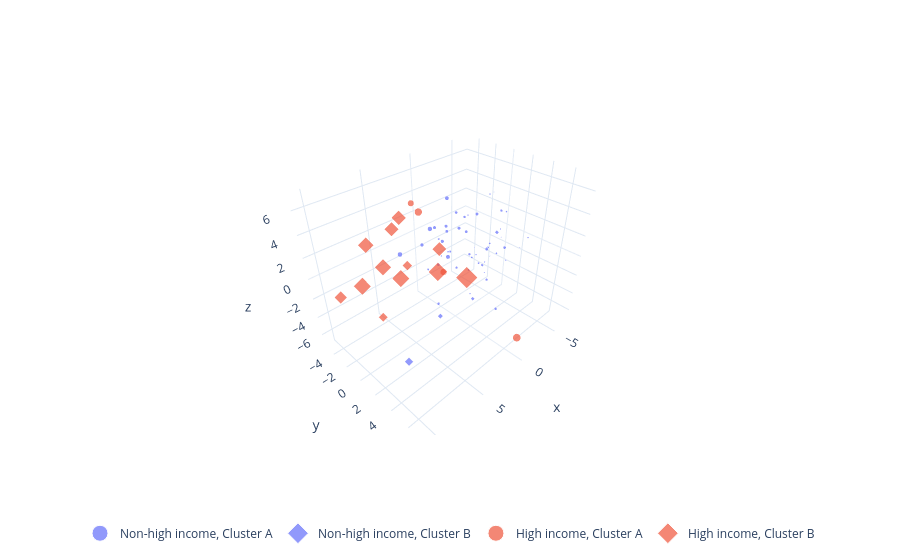
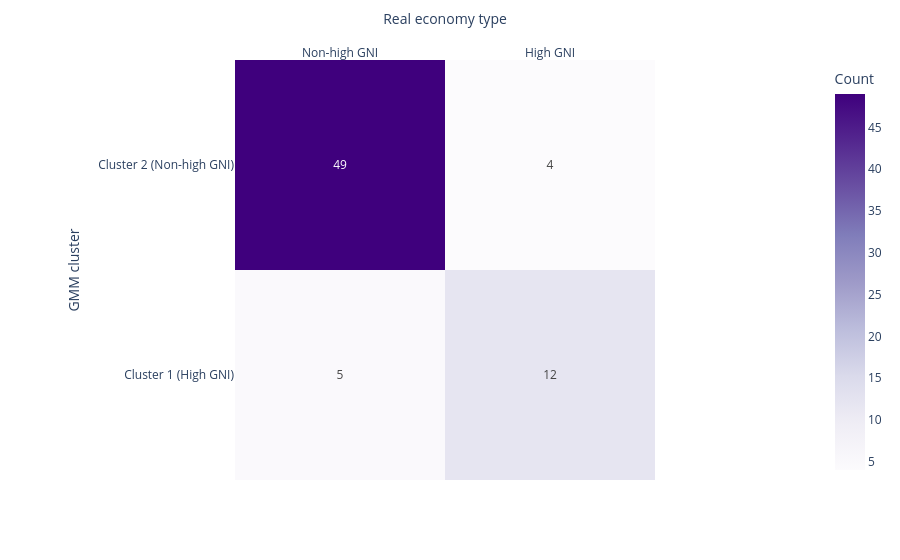

Notebook cell for these charts, in order:
### Code cell
# Just some additional plots mainly for sanity check
plot_pca_clustering(
    X_pca,
    OE.y_true,
    y_pred,
    centroids,
    covariances,
    clusters=clusters,
    size = OE.data['GNI'],
    dim=3,
    to_html=False
    )

summarise_stats(list(map(lambda x: 1 if x == 'High income' else 0, OE.y_true)), y_pred)

### Figure 1 — Plotly figure (JSON) as saved in the notebook; plotly's stock layout.template omitted (floating-point values rounded to 4 significant figures)
{"data": [{"hovertemplate": "color=Non-high income<br>symbol=Cluster A<br>x=%{x}<br>y=%{y}<br>z=%{z}<br>size=%{marker.size}<extra></extra>", "legendgroup": "Non-high income, Cluster A", "marker": {"color": "#636efa", "size": [5370.0, 13530.0, 2820.0, 1430.0, 9930.0, 850.0, 2550.0, 7040.0, 1590.0, 670.0, 2530.0, 10280.0, 6430.0, 3510.0, 5120.0, 1100.0, 5820.0, 2310.0, 5780.0, 1760.0, 3020.0, 5130.0, 6030.0, 4430.0, 2090.0, 2190.0, 2000.0, 510.0, 12850.0, 3840.0, 550.0, 1210.0, 1470.0, 2510.0, 680.0, 1430.0, 6300.0, 7500.0, 4470.0, 5040.0, 1910.0, 6110.0, 3860.0, 710.0, 1210.0, 3880.0, 1020.0, 3890.0, 2400.0], "sizemode": "area", "sizeref": 208.7, "symbol": "circle"}, "mode": "markers", "name": "Non-high income, Cluster A", "scene": "scene", "showlegend": true, "type": "scatter3d", "x": [-1.646, 2.954, -2.185, -3.116, -1.924, -2.832, 0.3648, -1.524, -4.182, -1.692, -1.605, -0.3874, -1.73, 0.7538, -0.4403, -4.459, -2.558, -1.003, -1.458, -5.993, -1.327, -2.101, -2.168, -1.342, -3.403, -1.0, -1.312, -3.465, -1.362, -0.8073, -3.521, -0.1611, -3.618, -0.7303, -6.532, -4.072, -2.125, 0.2071, 2.949, -0.6094, -3.051, -1.242, -3.602, -0.617, -0.8507, -0.6117, -3.976, -2.442, -3.62], "y": [-0.3648, -4.077, -0.4248, -0.3769, -3.044, 0.9665, -3.305, -3.278, 4.348, 2.393, 1.247, -1.382, -4.546, 0.8156, -2.719, -0.3875, -0.006992, 3.59, -2.595, -1.48, -2.024, -2.056, -1.742, 3.732, 0.9242, 0.9706, -2.289, 0.9855, -4.807, 0.8285, 2.058, -2.003, -1.998, -2.917, 2.096, 2.379, -3.372, -4.232, 0.8282, 4.63, 2.714, 2.367, -2.416, 1.569, 1.045, 3.068, 1.559, 2.66, 0.5978], "z": [1.236, -0.7343, -3.187, -1.869, 3.44, -3.114, -3.299, -0.9674, 1.548, -0.05391, -1.304, -1.299, -0.0687, -0.8311, -2.848, -3.355, 2.753, 1.105, 0.4245, 2.996, -1.45, 2.314, 0.8182, -4.955, -0.1768, -0.5424, -1.595, 4.833, -0.168, -0.1849, 0.9064, -1.387, 1.505, -0.2227, -1.511, -1.622, 0.3938, -1.021, -3.517, 2.297, 3.802, 0.8594, 1.166, 0.8904, -4.455, -1.635, 1.334, 4.097, -0.8401]}, {"hovertemplate": "color=Non-high income<br>symbol=Cluster B<br>x=%{x}<br>y=%{y}<br>z=%{z}<br>size=%{marker.size}<extra></extra>", "legendgroup": "Non-high income, Cluster B", "marker": {"color": "#636efa", "size": [13660.0, 2650.0, 4910.0, 1700.0, 2900.0], "sizemode": "area", "sizeref": 208.7, "symbol": "diamond"}, "mode": "markers", "name": "Non-high income, Cluster B", "scene": "scene", "showlegend": true, "type": "scatter3d", "x": [7.141, 2.331, 4.231, 0.05747, 4.342], "y": [1.55, 4.141, 2.388, 3.043, 7.557], "z": [-6.909, -1.381, -3.133, 0.191, 6.909]}, {"hovertemplate": "color=High income<br>symbol=Cluster A<br>x=%{x}<br>y=%{y}<br>z=%{z}<br>size=%{marker.size}<extra></extra>", "legendgroup": "High income, Cluster A", "marker": {"color": "#EF553B", "size": [25140.0, 22730.0, 35630.0, 33550.0], "sizemode": "area", "sizeref": 208.7, "symbol": "circle"}, "mode": "markers", "name": "High income, Cluster A", "scene": "scene", "showlegend": true, "type": "scatter3d", "x": [0.4716, 0.8958, -0.277, 0.8616], "y": [-1.088, -4.657, 6.975, -3.745], "z": [-2.398, 3.364, -5.51, 2.833]}, {"hovertemplate": "color=High income<br>symbol=Cluster B<br>x=%{x}<br>y=%{y}<br>z=%{z}<br>size=%{marker.size}<extra></extra>", "legendgroup": "High income, Cluster B", "marker": {"color": "#EF553B", "size": [62680.0, 53400.0, 29560.0, 45160.0, 55090.0, 38590.0, 36000.0, 36750.0, 17600.0, 15320.0, 49470.0, 83490.0], "sizemode": "area", "sizeref": 208.7, "symbol": "diamond"}, "mode": "markers", "name": "High income, Cluster B", "scene": "scene", "showlegend": true, "type": "scatter3d", "x": [4.539, 7.209, 10.46, 6.553, 8.938, 2.02, 3.153, 3.505, 3.849, 8.869, 6.013, 6.011], "y": [2.528, 1.509, -1.648, -3.628, -0.9838, -5.079, 1.251, -4.224, -1.977, 1.208, -2.389, 6.744], "z": [1.547, 1.806, 0.1156, 2.038, 0.6896, 2.207, 2.345, 2.009, -0.4553, -1.025, 0.2343, 4.02]}], "layout": {"legend": {"orientation": "h", "x": 0.5, "xanchor": "center", "y": -0.25, "yanchor": "top"}, "margin": {"b": 120}, "xaxis": {"title": {"standoff": 20, "text": "PC1 (23.2%)<br>Demand for more action ↔ Keep status quo"}}, "yaxis": {"title": {"text": "PC2 (15.4%)<br>Climate change pessimism ↔ Climate change optimism"}}}}

### Figure 2 — Plotly figure (JSON) as saved in the notebook; plotly's stock layout.template omitted (floating-point values rounded to 4 significant figures)
{"data": [{"coloraxis": "coloraxis", "hovertemplate": "Real economy type: %{x}<br>GMM cluster: %{y}<br>Count: %{z}<extra></extra>", "name": "0", "texttemplate": "%{z}", "type": "heatmap", "x": ["Non-high GNI", "High GNI"], "xaxis": "x", "y": ["Cluster 2 (Non-high GNI)", "Cluster 1 (High GNI)"], "yaxis": "y", "z": [[49, 4], [5, 12]]}], "layout": {"coloraxis": {"colorbar": {"title": {"text": "Count"}}, "colorscale": [[0, "rgb(252,251,253)"], [0.125, "rgb(239,237,245)"], [0.25, "rgb(218,218,235)"], [0.375, "rgb(188,189,220)"], [0.5, "rgb(158,154,200)"], [0.625, "rgb(128,125,186)"], [0.75, "rgb(106,81,163)"], [0.875, "rgb(84,39,143)"], [1, "rgb(63,0,125)"]]}, "margin": {"t": 60}, "xaxis": {"anchor": "y", "constrain": "domain", "domain": [0, 1], "scaleanchor": "y", "side": "top", "title": {"text": "Real economy type"}}, "yaxis": {"anchor": "x", "autorange": "reversed", "constrain": "domain", "domain": [0, 1], "title": {"text": "GMM cluster"}}}}
